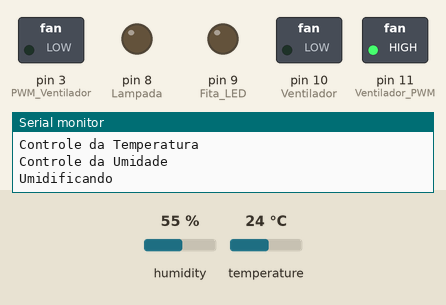
The sketch below on a simulated Arduino Uno, built with avr-gcc and run on an emulated ATmega328P. Parts: switched loads named in the sketch (green lamp = pin HIGH), output pins drawn as LEDs (lit = HIGH), the last lines printed to the serial monitor. The test bench sets the inputs (shaded band); at power-on: humidity 55 %, temperature 24 °C.

Above: at 1.8 s.
1.9 s: humidity set to 59 %
3.4 s: humidity set to 62 %
At 4.7 s:
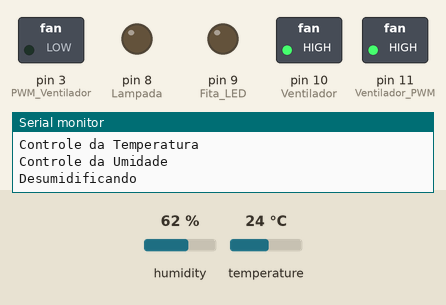
5.7 s: temperature set to 37.4 °C
7.4 s: temperature set to 38.4 °C
At 8.8 s:
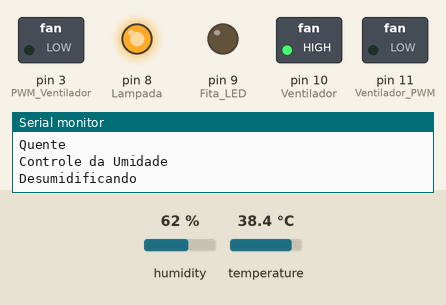
9.8 s: humidity set to 22 %
At 11.3 s:
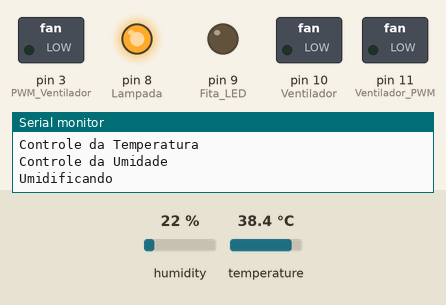
11.9 s: humidity set to 68 %
At 13.3 s:
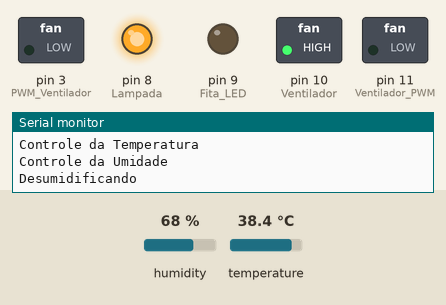
Timing chart, 0 to 14.9 s (numbered marks = the images above; inputs shaded):
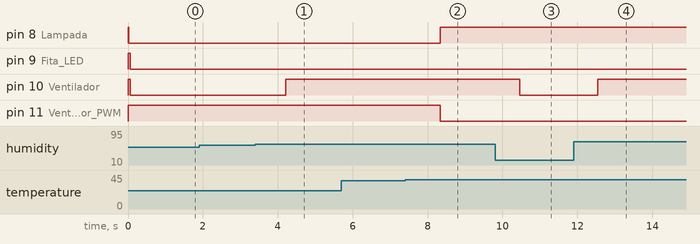

Measured:
- the behaviour switches between 60 and 61 % on humidity (found by bisection; images 0 and 1)
- the behaviour switches between 37.8 and 37.9 °C on temperature (found by bisection; images 1 and 2)
- after the input at 3.4 s, pin 10 (Ventilador): LOW → HIGH after 0.81 s
- after the input at 7.4 s, pin 8 (Lampada): LOW → HIGH after 0.94 s; pin 11 (Ventilador_PWM): HIGH → LOW after 0.94 s
- after the input at 9.8 s, pin 10 (Ventilador): HIGH → LOW after 0.66 s
- after the input at 11.9 s, pin 10 (Ventilador): LOW → HIGH after 0.64 s

The sketch:

Chocadeira_Controlador.ino
```cpp
// Biblioteca referente a comunicacao I2C
#include <Wire.h>
// Biblioteca referente a BME280
#include <Adafruit_Sensor.h>
#include <Adafruit_BME280.h>

// Variavel de identificacao do BME280
Adafruit_BME280 bme;
// Pinos do Relé
#define Lampada         8
#define Fita_LED        9
#define Ventilador      10
#define Ventilador_PWM  11

// Demais Pinos
#define PWM_Ventilador  3
#define Switch_Porta    4

// Variaveis globais
float temperatura;
float umidade;
float MAX_Temperatura = 37.8;
float MIN_Temperatura = 37.4;

bool lampada = false;
bool fita_led = false;
bool ventilador = false;
bool ventilador_pwm = false;

void setup() {
  // Abre comunicacao com o bluetooth
  Serial.begin(9600);

  Serial.println(MAX_Temperatura);
  Serial.println(MIN_Temperatura);

  // Verifica se BME esta conectado
  if (!bme.begin(0x76)) {
    Serial.println("Could not find a valid BME280 sensor, check wiring!");
    while (1);
  }
  // Seta pinos dos relés como saída
  pinMode(Lampada,        OUTPUT);
  pinMode(Fita_LED,       OUTPUT);
  pinMode(Ventilador,     OUTPUT);
  pinMode(Ventilador_PWM, OUTPUT);
  // Demais pinos digitais
  pinMode(PWM_Ventilador, OUTPUT);
  pinMode(Switch_Porta,   INPUT);
  //Desliga Reles
  digitalWrite(Lampada, HIGH);
  digitalWrite(Ventilador_PWM, HIGH);
  digitalWrite(Ventilador, HIGH);
  digitalWrite(Fita_LED, HIGH);
}

void loop() {
  Ler_Dados_Sensor();
  Controla_Temperatura();
  Controla_Umidade();
  Luz_Ambiente();
  delay(1000);
}

void Ler_Dados_Sensor(){
  Serial.print("Temperatura: ");
  temperatura = bme.readTemperature();
  Serial.print(temperatura);
  Serial.println(" *C");

  Serial.print("Umidade: ");
  umidade = bme.readHumidity();
  Serial.print(umidade);
  Serial.println(" %");
}

void Controla_Temperatura(){
  Serial.println("Controle da Temperatura");
  if(lampada && temperatura > MAX_Temperatura){
    digitalWrite(Lampada, HIGH);
    lampada = false;
    digitalWrite(Ventilador_PWM, LOW);
    ventilador_pwm = true;
    Serial.println("Quente");
  }
  if(!lampada && ventilador_pwm && temperatura <= MAX_Temperatura){
    digitalWrite(Lampada, HIGH);
    lampada = false;
    digitalWrite(Ventilador_PWM, HIGH);
    ventilador_pwm = false;
    Serial.println("Morno");
  }
  if(!lampada && !ventilador_pwm && temperatura < MIN_Temperatura){
    digitalWrite(Lampada, LOW);
    lampada = true;
    digitalWrite(Ventilador_PWM, HIGH);
    ventilador_pwm = false;
    Serial.println("Frio");
  }
}

void Controla_Umidade(){
  Serial.println("Controle da Umidade");
  if(umidade <= 60){
    // Liga Ventilador
    Serial.println("Umidificando");
    digitalWrite(Ventilador, LOW);
    ventilador = true;
  }else {
    // Desliga Ventilador
    Serial.println("Desumidificando");
    digitalWrite(Ventilador, HIGH);
    ventilador = false;
  }
}

void Luz_Ambiente(){
  //if(Switch_Porta == HIGH){ //Troca pra HIGH quando instalar o Switch
    digitalWrite(Fita_LED, LOW);
  //}else{
    //digitalWrite(Fita_LED, HIGH);
  //}
}
```
